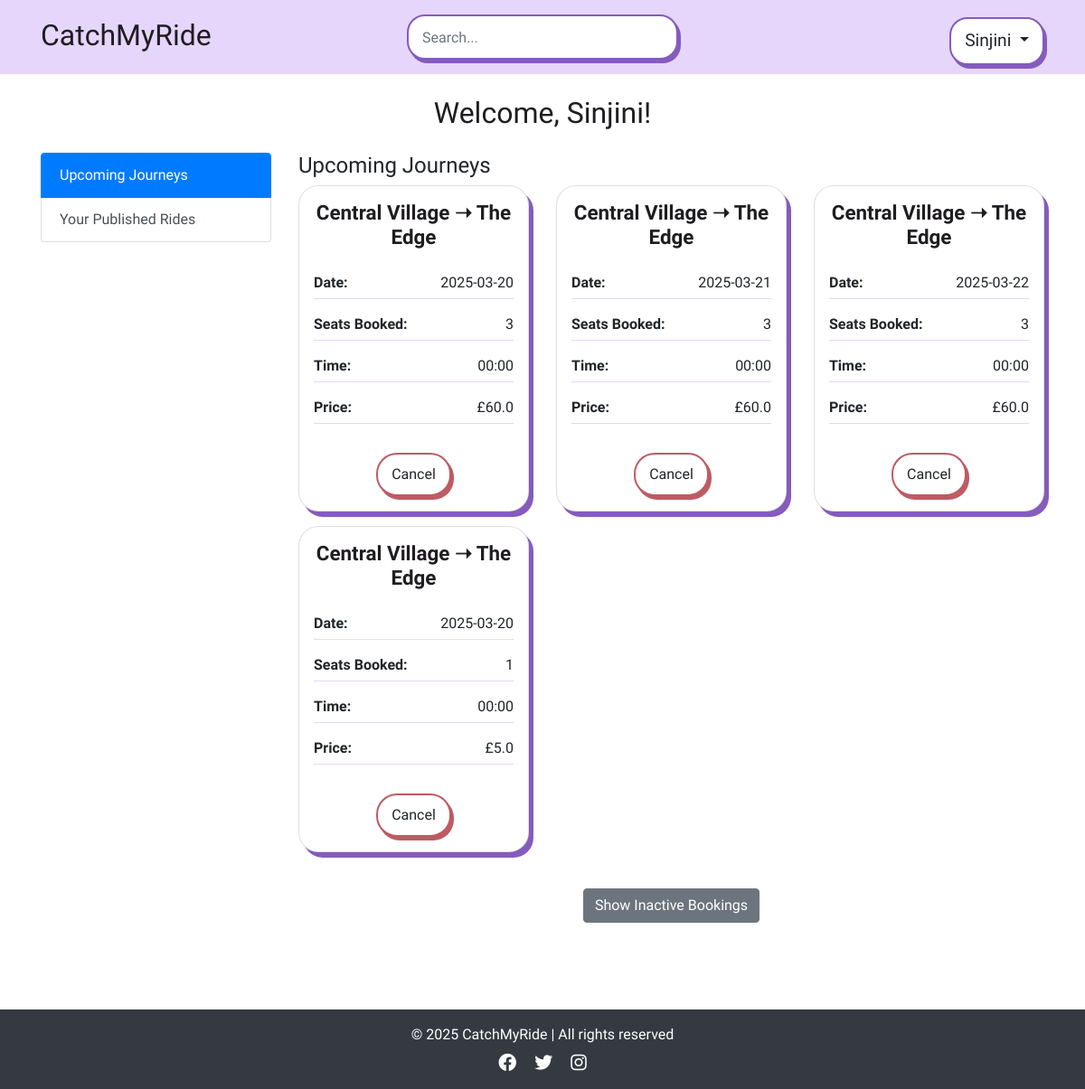
The page /dashboard (signed in) on the database its author committed.
### app/models.py (models this page shows, shortened)
class User(db.Model, UserMixin):
    id = db.Column(db.Integer, primary_key=True)
    username = db.Column(db.String(100), unique=True, nullable=False)
    email = db.Column(db.String(150), unique=True, nullable=False)
    password_hash = db.Column(db.String(200), nullable=False)
    is_active = db.Column(db.Boolean, default=True) # to check if the user activation (user authentication)
    published_rides = db.relationship('publish_ride', backref='driver', lazy=True)
    booked_rides = db.relationship('publish_ride', secondary=passenger_rides, backref='passengers')

class publish_ride(db.Model):
    id = db.Column(db.Integer, primary_key=True)
    driver_id = db.Column(db.Integer, db.ForeignKey('user.id'), nullable=False)
    driver_name = db.Column(db.String(100), nullable=False)  # Added Driver Name
    from_location = db.Column(db.String(200), nullable=False)
    to_location = db.Column(db.String(200), nullable=False)
    date_time = db.Column(db.DateTime, nullable=True)  # Now optional
    available_seats_per_date = db.Column(db.JSON, nullable=True)
    price_per_seat = db.Column(db.Float, nullable=False)
    category = db.Column(db.String(50), nullable=False)
    recurrence_dates = db.Column(db.String(255), nullable=True)
    commute_times = db.Column(db.String(255), nullable=True)  # Stores commute time slots
    is_available = db.Column(db.Boolean, default=True)

class book_ride(db.Model):
    id = db.Column(db.Integer, primary_key=True)
    user_id = db.Column(db.Integer, db.ForeignKey('user.id'), nullable=False)
    ride_id = db.Column(db.Integer, db.ForeignKey('publish_ride.id'), nullable=False)
    status = db.Column(db.String(20), default="Booked")
    total_price = db.Column(db.Float, nullable=False)
    seats_selected = db.Column(db.Integer, nullable=False)
    confirmation_email = db.Column(db.String(150), nullable=False) # ⁉️ do we need this
    ride_date = db.Column(db.DateTime, nullable=True)
    cancellation_timestamp = db.Column(db.DateTime, nullable=True)
    ride = db.relationship('publish_ride', backref='bookings')

### app/views.py (the view)
@app.route('/dashboard')
@login_required
def dashboard():
    booked_rides = book_ride.query.filter_by(user_id=current_user.id).all()
    upcoming_journeys = []
    inactive_journeys = []
    current_time = datetime.utcnow()
    for booking in booked_rides:
        ride = publish_ride.query.get(booking.ride_id)
        if ride:
            is_canceled = booking.status == "Canceled"
            journey_data = {
                "booking_id": booking.id,
                "ride_id": ride.id,
                "from": ride.from_location,
                "to": ride.to_location,
                "date": booking.ride_date.strftime('%Y-%m-%d'),
                "time": ride.commute_times if ride.category == "commuting" else (
                    ride.date_time.strftime('%H:%M') if ride.date_time else "Not Provided"
                ),
                "status": booking.status,
                "price": booking.total_price,
                "seats_booked": booking.seats_selected
            }
            if is_canceled:
                inactive_journeys.append(journey_data)
            else:
                upcoming_journeys.append(journey_data)
    user_published_rides = publish_ride.query.filter_by(driver_id=current_user.id).all()
    published_rides = {"one_time": [], "commuting": []}
    for ride in user_published_rides:
        if ride.category == "one-time":
            published_rides["one_time"].append({
                "ride_id": ride.id,
                "from": ride.from_location,
                "to": ride.to_location,
                "date": ride.date_time.strftime('%Y-%m-%d'),
                "time": ride.date_time.strftime('%H:%M'),
                "price": ride.price_per_seat,
                "passengers": [
                    {"name": User.query.get(passenger.user_id).username, "email": passenger.confirmation_email}
                    for passenger in book_ride.query.filter_by(ride_id=ride.id).all()
                ]
            })
        else:  # Commuting rides
            ride_data = {
                "ride_id": ride.id,
                "from": ride.from_location,
                "to": ride.to_location,
                "time": ride.commute_times,
                "price": ride.price_per_seat,
                "dates": {}
            }
            ride_dates = db.session.query(book_ride.ride_date).filter_by(ride_id=ride.id).distinct().all()
            for date_obj in ride_dates:
                date_str = date_obj[0].strftime('%Y-%m-%d')
                passengers = book_ride.query.filter(
                    book_ride.ride_id == ride.id,
                    book_ride.ride_date == date_obj[0],
                    book_ride.status != "Canceled"
                ).all()
                ride_data["dates"][date_str] = [
                    {"name": User.query.get(passenger.user_id).username, "email": passenger.confirmation_email}
                    for passenger in passengers
                ]
            published_rides["commuting"].append(ride_data)
    return render_template("dashboard.html",
                           user=current_user,
                           upcoming_journeys=upcoming_journeys,
                           inactive_journeys=inactive_journeys,
                           published_rides=published_rides)

### app/views.py (called while the page is built)
@app.before_request
def check_redirect_after_login():
    if 'redirect_after_login' in session and current_user.is_authenticated:
        redirect_path = session.pop('redirect_after_login')
        return redirect(redirect_path)

@login_manager.user_loader
def load_user(user_id):
    return User.query.get(int(user_id))

@app.context_processor
def inject_user():
    return dict(user=current_user)

### app/templates/dashboard.html (shortened to what this page needs)
{% extends 'base.html' %}
{% block content %}
<div class="container mt-4">
    <h2 class="mb-4 text-center">Welcome, {{ user.username }}!</h2>
    <div class="row">
        <div class="col-md-3">
            <div class="list-group">
                <a href="#" class="list-group-item list-group-item-action active" id="showUpcoming">Upcoming Journeys</a>
                <a href="#" class="list-group-item list-group-item-action" id="showPublished">Your Published Rides</a>
            </div>
        </div>
        <div class="col-md-9">
            <div id="upcomingSection" class="mb-4">
                <h4>Upcoming Journeys</h4>
                {% if upcoming_journeys %}
                    <div class="row">
                        {% for journey in upcoming_journeys %}
                        <div class="col-md-4 mb-3">
                            <div class="card p-3">
                                <h5 class="card-title">{{ journey.from }} ➝ {{ journey.to }}</h5>
                                <p class="detail-item"><span class="detail-heading">Date:</span> {{ journey.date }}</p>
                                <p class="detail-item"><span class="detail-heading">Seats Booked:</span> {{ journey.seats_booked }}</p>
                                <p class="detail-item"><span class="detail-heading">Time:</span> {{ journey.time }}</p>
                                <p class="detail-item"><span class="detail-heading">Price:</span> £{{ journey.price }}</p>
                                <div class="text-center mt-3">
                                    {% if journey.status == "Booked" %}
                                    <button class="btn btn-base btn-red cancel-btn" data-booking-id="{{ journey.booking_id }}"
                                            data-price="{{ journey.price }}" data-date="{{ journey.date }}">
                                        Cancel
                                    </button>
                                    {% else %}
                                        <span class="text-muted">Canceled</span>
                                    {% endif %}
                                </div>
                            </div>
                        </div>
                        {% endfor %}
                    </div>
                {% else %}
                    <p class="text-muted">No upcoming journeys booked.</p>
                {% endif %}
                <div class="text-center mt-4">
                    <button class="btn btn-secondary" id="toggleInactive">Show Inactive Bookings</button>
                </div>
            </div>
        </div>
    </div>
</div>
{% endblock %}

### app/templates/base.html (shortened to what this page needs)
<!DOCTYPE html>
<html lang="en">
<head>
    <link rel="stylesheet" href="https://stackpath.bootstrapcdn.com/bootstrap/4.2.1/css/bootstrap.min.css">
    <link rel="stylesheet" href="{{ url_for('static', filename='style.css') }}">
    <link rel="stylesheet" href="https://cdnjs.cloudflare.com/ajax/libs/font-awesome/6.0.0-beta3/css/all.min.css">
    <link href='https://unpkg.com/boxicons@2.1.4/css/boxicons.min.css' rel='stylesheet'>
    <link rel="stylesheet" href="https://cdn.jsdelivr.net/npm/flatpickr/dist/flatpickr.min.css">
</head>
<body>
    <nav class="navbar">
        <div class="container navbar-container d-flex align-items-baseline justify-content-between">
            <a class="navbar-brand navbar-logo" href="/" aria-label="Catch My Ride Logo" title="Go to home page">
                CatchMyRide
            </a>
            <div class="search-container">
                <form class="form-inline">
                    <input class="form-control input" type="search" placeholder="Search..." aria-label="Search" id="searchInput" readonly>
                </form>
            </div>
            <div class="dropdown">
                {% if user.is_authenticated %}
                    <button class="btn btn-base btn-profile dropdown-toggle" type="button" id="profileDropdown" data-toggle="dropdown">
                        {{ user.username }}
                    </button>
                {% endif %}
            </div>
        </div>
    </nav>
    <main>
        {% block content %}{% endblock %}
    </main>
    <br>
    <footer class="bg-dark text-white text-center py-3 mt-5">
        <div class="container">
            <p class="mb-0">© 2025 CatchMyRide | All rights reserved</p>
            <div class="social-links mt-2">
                <a href="#" class="text-white mx-2"><i class="fa-brands fa-facebook fa-lg"></i></a>
                <a href="#" class="text-white mx-2"><i class="fa-brands fa-twitter fa-lg"></i></a>
                <a href="#" class="text-white mx-2"><i class="fa-brands fa-instagram fa-lg"></i></a>
            </div>
        </div>
    </footer>
</body>
</html>

### app/static/style.css (style rules this page uses)
body { margin: 0; background-color: #fff; font-family: "Oxanium", serif; font-weight: 300; }
h2 { font-family: 'Shrikhand', serif; color: #1f1d21; }
.navbar .container { display: flex; flex-direction: row; align-items: center; justify-content: space-between; }
.navbar { background-color: #e6d6fc !important; text-align: center; padding: 10px 0; }
.navbar-logo, .navbar-logo:hover { color: #1f1d21; font-family: "Shrikhand", serif; font-size: 2rem; }
.search-container { max-width: 300px; text-align: center; }
@media (min-width: 992px) { .search-container { position: absolute; left: 50%; top: 50%; transform: translate(-50%, -50%); } }
.navbar .form-inline input { background-color: #fff; height: 50px; width: 300px; border: 2px solid #855bbe; box-shadow: 3px 4px 0px #855bbe; border-radius: 20px; transition: all 0.3s ease-in-out; padding: 8px 15px; }
.btn-base { padding: 10px 15px; border-radius: 23px; transition: all 0.2s ease-in-out; background-color: white; color: var(--text-color); border: 2px solid var(--border-color); box-shadow: 3px 4px 0px var(--shadow-color); }
.btn-profile { --color: #1f1d21; --border-color: #855bbe; --bg-color: #e6d6fc; --shadow-color: #855bbe; font-size: 1.2rem; border-radius: 20px; }
.btn-red { --color: #1f1d21; --border-color: #BE5B63; --bg-color: #EEB9B9; --shadow-color: #BE5B63; }
.card { border-radius: 22px; box-shadow: 5px 6px 0px #855bbe; transition: transform 0.2s ease-in-out; }
.card-title { font-weight: 700; color: #1f1d21; text-align: center; font-size: 1.4rem; margin-bottom: 25px; }
.card .text-center { margin-top: 15px; }
.detail-item { display: flex; justify-content: space-between; border-bottom: 1px solid #e6d6fc; padding-bottom: 5px; }
.detail-heading { font-weight: 600; }

### rows shown on the page
User: username "Sinjini"
publish_ride: from "Central Village" "Central Village" "Central Village" "Central Village", to "The Edge" "The Edge" "The Edge" "The Edge", time "00:00" "00:00" "00:00" "00:00"
book_ride: price "60.0"
book_ride: price "60.0"
book_ride: price "60.0"
book_ride: price "5.0"

### other values the page prints
{{ journey.date }} "2025-03-20" "2025-03-21" "2025-03-22" "2025-03-20"
{{ journey.seats_booked }} "3" "3" "3" "1"
